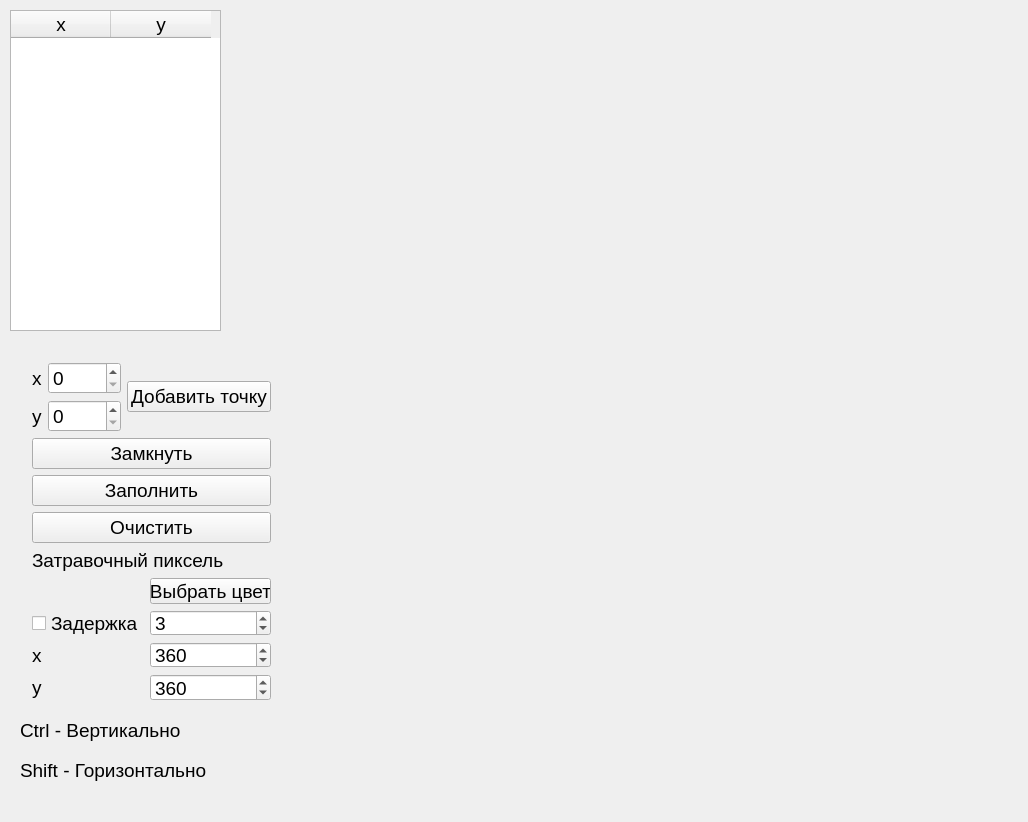
<?xml version="1.0" encoding="UTF-8"?>
<ui version="4.0">
 <class>MainWindow</class>
 <widget class="QMainWindow" name="MainWindow">
  <property name="geometry">
   <rect>
    <x>0</x>
    <y>0</y>
    <width>1028</width>
    <height>822</height>
   </rect>
  </property>
  <property name="font">
   <font>
    <pointsize>14</pointsize>
   </font>
  </property>
  <property name="windowTitle">
   <string>Лаб. №6: Реализация построчного затравочного алгоритма заполнения областей</string>
  </property>
  <widget class="QWidget" name="centralWidget">
   <widget class="QTableWidget" name="tableWidget">
    <property name="geometry">
     <rect>
      <x>10</x>
      <y>10</y>
      <width>211</width>
      <height>321</height>
     </rect>
    </property>
    <column>
     <property name="text">
      <string>x</string>
     </property>
    </column>
    <column>
     <property name="text">
      <string>y</string>
     </property>
    </column>
   </widget>
   <widget class="DrawLabel" name="drawLabel">
    <property name="geometry">
     <rect>
      <x>290</x>
      <y>10</y>
      <width>721</width>
      <height>791</height>
     </rect>
    </property>
    <property name="text">
     <string/>
    </property>
   </widget>
   <widget class="QWidget" name="layoutWidget">
    <property name="geometry">
     <rect>
      <x>21</x>
      <y>351</y>
      <width>261</width>
      <height>361</height>
     </rect>
    </property>
    <layout class="QVBoxLayout" name="verticalLayout">
     <item>
      <layout class="QHBoxLayout" name="horizontalLayout">
       <item>
        <layout class="QFormLayout" name="formLayout">
         <item row="0" column="0">
          <widget class="QLabel" name="xTextLabel">
           <property name="text">
            <string>x</string>
           </property>
          </widget>
         </item>
         <item row="0" column="1">
          <widget class="QSpinBox" name="xSpinBox">
           <property name="maximum">
            <number>720</number>
           </property>
          </widget>
         </item>
         <item row="1" column="0">
          <widget class="QLabel" name="yTextLabel">
           <property name="text">
            <string>y</string>
           </property>
          </widget>
         </item>
         <item row="1" column="1">
          <widget class="QSpinBox" name="ySpinBox">
           <property name="maximum">
            <number>720</number>
           </property>
          </widget>
         </item>
        </layout>
       </item>
       <item>
        <widget class="QPushButton" name="addPointPushButton">
         <property name="text">
          <string>Добавить точку</string>
         </property>
        </widget>
       </item>
      </layout>
     </item>
     <item>
      <widget class="QPushButton" name="closePushButton">
       <property name="text">
        <string>Замкнуть</string>
       </property>
      </widget>
     </item>
     <item>
      <widget class="QPushButton" name="fillPushButton">
       <property name="text">
        <string>Заполнить</string>
       </property>
      </widget>
     </item>
     <item>
      <widget class="QPushButton" name="clearPushButton">
       <property name="text">
        <string>Очистить</string>
       </property>
      </widget>
     </item>
     <item>
      <widget class="QLabel" name="textLabel">
       <property name="text">
        <string>Затравочный пиксель</string>
       </property>
      </widget>
     </item>
     <item>
      <layout class="QFormLayout" name="formLayout_2">
       <item row="0" column="0">
        <widget class="QLabel" name="colorLabel">
         <property name="minimumSize">
          <size>
           <width>50</width>
           <height>0</height>
          </size>
         </property>
         <property name="text">
          <string/>
         </property>
        </widget>
       </item>
       <item row="0" column="1">
        <widget class="QPushButton" name="setColorPushButton">
         <property name="text">
          <string>Выбрать цвет</string>
         </property>
        </widget>
       </item>
       <item row="1" column="0">
        <widget class="QCheckBox" name="delayCheckBox">
         <property name="text">
          <string>Задержка</string>
         </property>
        </widget>
       </item>
       <item row="1" column="1">
        <widget class="QSpinBox" name="delaySpinBox">
         <property name="minimum">
          <number>1</number>
         </property>
         <property name="maximum">
          <number>10</number>
         </property>
         <property name="value">
          <number>3</number>
         </property>
        </widget>
       </item>
       <item row="2" column="0">
        <widget class="QLabel" name="x0TextLabel">
         <property name="text">
          <string>x</string>
         </property>
        </widget>
       </item>
       <item row="2" column="1">
        <widget class="QSpinBox" name="x0SpinBox">
         <property name="maximum">
          <number>720</number>
         </property>
         <property name="value">
          <number>360</number>
         </property>
        </widget>
       </item>
       <item row="3" column="0">
        <widget class="QLabel" name="y0TextLabel">
         <property name="text">
          <string>y</string>
         </property>
        </widget>
       </item>
       <item row="3" column="1">
        <widget class="QSpinBox" name="y0SpinBox">
         <property name="maximum">
          <number>720</number>
         </property>
         <property name="value">
          <number>360</number>
         </property>
        </widget>
       </item>
      </layout>
     </item>
    </layout>
   </widget>
   <widget class="QLabel" name="label">
    <property name="geometry">
     <rect>
      <x>20</x>
      <y>710</y>
      <width>231</width>
      <height>41</height>
     </rect>
    </property>
    <property name="text">
     <string>Ctrl - Вертикально</string>
    </property>
   </widget>
   <widget class="QLabel" name="label_2">
    <property name="geometry">
     <rect>
      <x>20</x>
      <y>750</y>
      <width>231</width>
      <height>41</height>
     </rect>
    </property>
    <property name="text">
     <string>Shift - Горизонтально</string>
    </property>
   </widget>
  </widget>
 </widget>
 <layoutdefault spacing="6" margin="11"/>
 <customwidgets>
  <customwidget>
   <class>DrawLabel</class>
   <extends>QLabel</extends>
   <header location="global">drawlabel.h</header>
  </customwidget>
 </customwidgets>
 <resources/>
 <connections/>
</ui>
